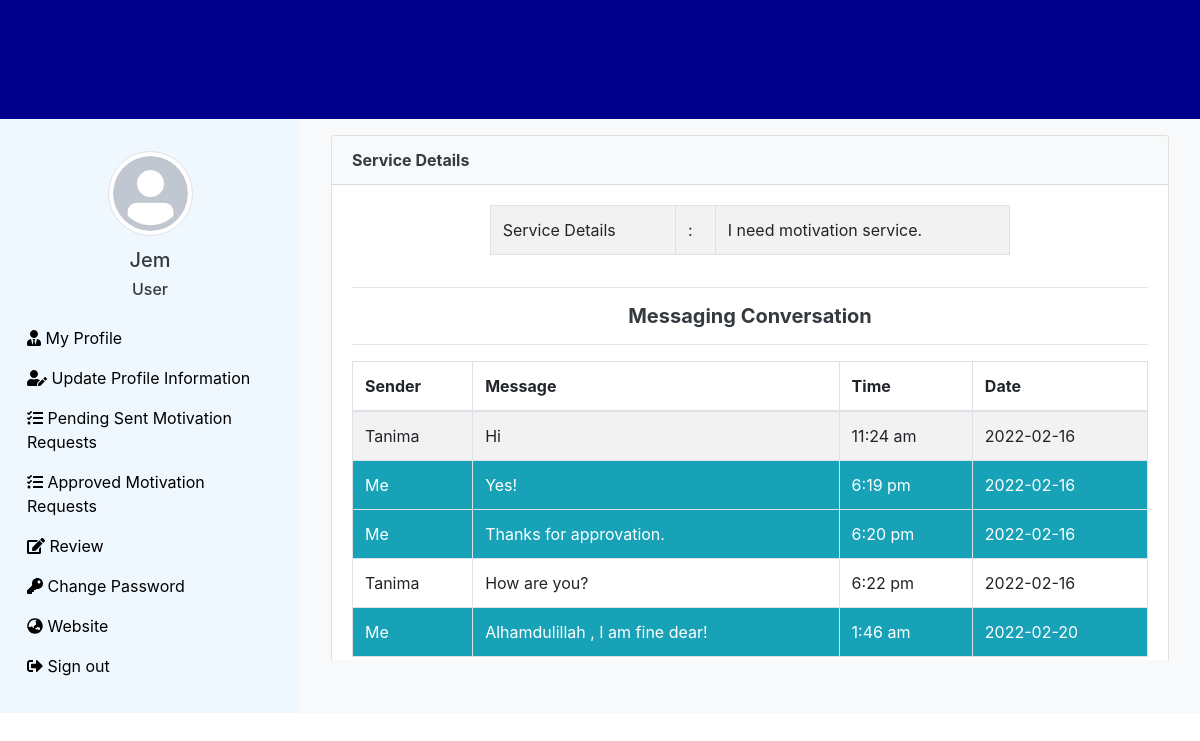
Screenshot of /service-messenger.php?s=MOT-SER620a5962f37c9 (signed in) with the database file from the repository.
### tables this page shows
CREATE TABLE `services` (
  `service_id` bigint(20) NOT NULL,
  `service_details` text NOT NULL,
  `service_request_sending_date` varchar(50) NOT NULL,
  `motivator_id` bigint(20) NOT NULL,
  `user_id` bigint(20) NOT NULL,
  `service_slug` varchar(255) NOT NULL,
  `service_request_pending_status` int(1) NOT NULL DEFAULT 1
);

CREATE TABLE `service_messenger` (
  `service_messenger_id` bigint(20) NOT NULL,
  `sender_id` bigint(20) NOT NULL,
  `messages` text NOT NULL,
  `service_id` bigint(20) NOT NULL,
  `message_time` varchar(50) NOT NULL,
  `message_date` varchar(50) NOT NULL
);

CREATE TABLE `user` (
  `id` bigint(20) NOT NULL,
  `name` varchar(50) NOT NULL,
  `email` varchar(100) NOT NULL,
  `mobile` varchar(21) NOT NULL,
  `address` text NOT NULL,
  `nid` varchar(50) NOT NULL,
  `password` varchar(32) NOT NULL,
  `photo` varchar(100) DEFAULT NULL,
  `joining_date` varchar(50) DEFAULT NULL,
  `role_id` int(11) NOT NULL,
  `slug` varchar(255) NOT NULL
);

### functions/function.php (called while the page is built, shortened)
<?php session_start();
	function get_header()
	{
		require_once('includes/header.php');
	}
	function get_sidebar()
	{
		require_once('includes/sidebar.php');
	}
	function get_footer()
	{
		require_once('includes/footer.php');
	}
?>

### service-messenger.php (the view, shortened to what this page needs)
<?php
  require_once('functions/function.php');
  get_header();
  get_sidebar();
  $slug=$_GET['s'];
  $select="SELECT * FROM services where service_slug='$slug'";
  $Query=mysqli_query($con,$select);
  $data=mysqli_fetch_assoc($Query);
  $service_id=$data['service_id'];
  $select_msg="SELECT * FROM service_messenger INNER JOIN user ON service_messenger.sender_id=user.id WHERE service_id='$service_id' ORDER BY service_messenger_id ASC";
  $messages=mysqli_query($con,$select_msg);
  ?>
    <section class="content">
      <div class="container-fluid">
        <div class="row">
        <div class="col-md-12">
        <div class="card">
          <div class="card-header bg-light">
            <div class="row">
              <div class="col-md-10 card_header_text">
                <b>Service Details</b>
              </div>
              <div class="col-md-2 card_header_for_one_button">
              </div>
            </div>
          </div>
          <div class="card-body">
            <div class="row">
            <div class="col-md-2"></div>
            <div class="col-md-8">
              <table class="table table-striped table-bordered view_table">
                <tr>
                  <td>Service Details</td>
                  <td>:</td>
                  <td>
                      <?=$data['service_details']?>
                  </td>
                </tr>
              </table>
            </div>
            <div class="col-md-2"></div>
            </div>
            <div class="row">
              <div class="col-md-12">
              <hr>
              <h5 class="text-center text-dark"><b>Messaging Conversation</b></h5>
              <hr>
                <div class="table-responsive">
                  <table class="table table-striped table-bordered">
                    <thead>
                      <tr>
                          <th>Sender</th>
                          <th>Message</th>
                          <th>Time</th>
                          <th>Date</th>
                      </tr>
                    </thead>
                    <tbody>
                    <?php
                        foreach($messages as $message){
                          if($message['sender_id']==$_SESSION['id']){
                    ?>
                      <tr class="bg-info text-white">
                          <?php
                          }
                            else{
                              ?>
                              <tr>
                                <?php
                            }
                          if($message['sender_id']==$_SESSION['id']){
                          ?>
                          <td>Me</td>
                          <?php
                          }else{
                          ?>
                          <td><?= $message['name']; ?></td>
                          <?php
                          }
                          ?>
                          <td><?= $message['messages']; ?></td>
                          <td><?= $message['message_time']; ?></td>
                          <td><?= $message['message_date']; ?></td>
                      </tr>
                    <?php
                        }
                    ?>
                    </tbody>
                  </table>
                </div>
              </div>
            </div>
          </div>
        </div>
      </div>
      </div>
<?php
  get_footer();
?>

### includes/header.php (shortened to what this page needs)
<!DOCTYPE html>
<html>
    <head>
        <link rel="stylesheet" href="assets/css/all.min.css">
        <link rel="stylesheet" href="assets/css/bootstrap.min.css">
        <link rel="stylesheet" href="assets/css/style.css">
        <link rel="stylesheet" href="assets/css/jquery.dataTables.min.css">
    </head>
    <body>
        <header>
            <div class="container-fluid header_container">
                <div class="row p-3 mb-3 header_row">
                </div>
            </div>
        </header>
        <section class="content-section">
            <div class="container-fluid">
                <div class="row">

### includes/sidebar.php (shortened to what this page needs)
             <div class="col-lg-3 col-md-12 p-3 mb-2 text-white side_bars">
<?php
  if($_SESSION['photo']!=''){
?>
<img src="uploads/<?=$_SESSION['photo']?>" alt="User photo" class="rounded-circle img-fluid mx-auto d-block profile-img img-thumbnail" height="85px" width="85px">
<?php
  }else{
?>
                     <img src="assets/img/avatar.jpg" alt="User photo" class="rounded-circle img-fluid mx-auto d-block profile-img img-thumbnail" height="85px" width="85px">
                     <?php
  }
?>
                     <h5 class="text-center dsb_sidebar_info text-dark"><?= $_SESSION['name']; ?></h5>
                     <?php
                         if($_SESSION['role_id']=='1'){
                     ?>
                     <h6 class="text-center dsb_sidebar_info text-dark">Admin</h6>
                     <?php
                         }elseif($_SESSION['role_id']=='2'){
                     ?>
                     <h6 class="text-center dsb_sidebar_info text-dark">Motivator</h6>
                     <?php
                         }elseif($_SESSION['role_id']=='3'){
                     ?>
                     <h6 class="text-center dsb_sidebar_info text-dark">User</h6>
                     <?php
                         }
                     ?>
                     <nav class="navbar navbar-expand-lg navbar-light">
                         <div class="col-xl-12">
                             <div class="row menu">
                                 <div id="menus" class="collapse navbar-collapse sidevars">
                                     <ul>
                                         <?php
                                             if($_SESSION['role_id']=='2' || $_SESSION['role_id']=='3'){
                                         ?>
                                         <li><a href="my-profile.php" class="menul"><i class="fas fa-user-tie"></i> My Profile </a></li>
                                         <?php
                                             }
                                         ?>
					<?php
						if($_SESSION['role_id']=='2' || $_SESSION['role_id']=='3'){
					?>
                                         <li><a href="update-my-profile.php" class="menul"><i class="fas fa-user-edit"></i> Update Profile Information </a></li>
                                         <?php
						}
					?>
                                         <?php
						if($_SESSION['role_id']=='3'){
					?>
                                         <li><a href="user-sent-requests.php" class="menul"><i class="fas fa-tasks"></i> Pending Sent Motivation Requests </a></li>
                                         <li><a href="user-approved-sent-requests.php" class="menul"><i class="fas fa-tasks"></i> Approved Motivation Requests </a></li>
                                         <li><a href="review.php" class="menul"><i class="fas fa-edit"></i> Review </a></li>
                                         <?php
						}
					?>
                                         <li><a href="change-password.php" class="menul"><i class="fas fa-key"></i> Change Password </a></li>
                                         <li><a href="index.php" class="menul"><i class="fas fa-globe-asia"></i> Website </a></li>
                                         <li><a href="logout.php" class="menul"><i class="fas fa-sign-out-alt"></i> Sign out </a></li>
                                     </ul>
                                 </div>
                             </div>
                         </div>
                 </nav>
             </div>
             <div class="col-lg-9 col-md-12 p-3 mb-2 bg-light text-dark" id="dashboard_section">
                 <div class="scrollable">

### includes/footer.php (shortened to what this page needs)
						</div>
                    </div>
                </div>
            </div>
        </section>
    </body>
</html>

### assets/css/style.css (style rules this page uses)
* { margin: 0; padding: 0; outline: 0; }
a { text-decoration: none; }
ol, ul { list-style-type: none; }
img { vertical-align: middle; }
.navbar, .navbar-brand, .navs { margin: 0; padding: 0; }
.scrollable { height: 525px; overflow: scroll; }
.header_container { background-color: darkblue; }
.header_row { height: 119px; width: 100%; background-color: darkblue; }
.content-section { margin-top: -16px; margin-bottom: -8px; }
.side_bars { background-color: aliceblue; }
.dsb_sidebar_info { color: black; }
.profile-img { margin-top: 6px; margin-bottom: 12px; }
#menus ul { list-style-type: none; margin: 11px; padding: 0; background-color: aliceblue; }
#menus ul li a { display: block; color: black; padding: 8px 16px; text-decoration: none; }
.menu .sidevars { margin-left: -16px; }

### rows the page displays
services: service_details "I need motivation service."
service_messenger: user.name "Tanima", messages "Hi", message_time "11:24 am", message_date "2022-02-16"
service_messenger: sender_id "Me", messages "Yes!", message_time "6:19 pm", message_date "2022-02-16"
service_messenger: sender_id "Me", messages "Thanks for approvation.", message_time "6:20 pm", message_date "2022-02-16"
service_messenger: user.name "Tanima", messages "How are you?", message_time "6:22 pm", message_date "2022-02-16"
service_messenger: sender_id "Me", messages "Alhamdulillah , I am fine dear!", message_time "1:46 am", message_date "2022-02-20"

### other values shown
$_SESSION['name'] "Jem"
